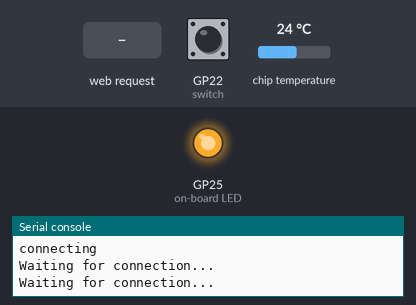
Recording of a program running on a simulated Raspberry Pi Pico running MicroPython. On the bench: output pins drawn as LEDs (lit = HIGH), the last lines printed to the serial console. The inputs (shaded band) are chosen by the test bench; at power-on: GP22 (switch) HIGH, chip temperature 24 °C. WiFi joins after 1.5 s.

Above: at 1.5 s.
At 15.6 s:
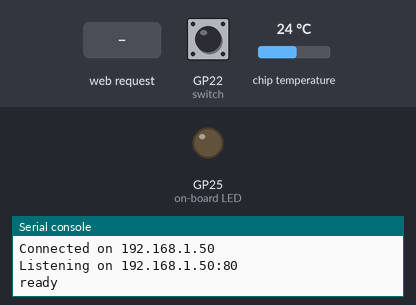
15.7 s: HTTP request GET / received
Timing chart, 0 to 18.7 s (numbered marks = the images above; inputs shaded):
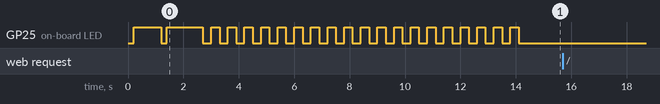

The program:

door_sensor.py
```python
import network
import socket
from time import sleep
from picozero import pico_temp_sensor, pico_led
import machine
import json
import _thread
import select

switch = machine.Pin(22, machine.Pin.IN, machine.Pin.PULL_UP)

defaultPIs = [
    {
        "name": "[Pico] Dining room",
        "delay": 0.0,
        "mac": "28-CD-C1-0F-33-3A",
        "potentialIP": "192.168.1.111",
        "location": "House",
    },
    {
        "name": "[Pico] Living room",
        "delay": 0.0,
        "mac": "28-CD-C1-0F-31-62",
        "potentialIP": "192.168.1.241",
        "location": "House",
    },
    {
        "name": "[Pico] Back door",
        "delay": 0.0,
        "mac": "28-CD-C1-0F-34-5E",
        "potentialIP": "192.168.1.191",
        "location": "House",
    },
    {
        "name": "[Pico] Front door",
        "delay": 0.0,
        "mac": "28-CD-C1-0F-2B-25",
        "potentialIP": "192.168.1.75",
        "location": "House",
    },
    # {
    #     "name": "[Pico] Claude's door",
    #     "delay": 0.3,
    #     "mac": "28-CD-C1-0F-2B-26",
    #     "potentialIP": "192.168.1.76",
    #     'location': 'Stables',
    # },
    {
        "name": "[Pico] Front door",
        "delay": 0.0,
        "mac": "28-CD-C1-0F-2B-79",
        "potentialIP": "192.168.0.195",
        "location": "Stables",
    },
    {
        "name": "[Pico] Back door",
        "delay": 0.3,
        "mac": "28-CD-C1-0F-34-CE",
        "potentialIP": "192.168.0.235",
        'location': 'Stables',
    },
    {
        "name": "[Pico] Shed door",
        "delay": 0.3,
        "mac": "28-CD-C1-0F-2B-42",
        "potentialIP": "192.168.1.120",
        'location': 'Shed',
    },
    {
        "name": "[Pico] Garage door",
        "delay": 0.3,
        "mac": "28-CD-C1-0F-33-F4",
        "potentialIP": "192.168.1.105",
        'location': 'Garage',
    },
]


relays = [
    {
        "name": "[Pico] Shed alarm",
        "mac": "28-CD-C1-0F-34-B1",
        "potentialIP": "192.168.1.84",
        "location": "Shed",
    },
]

# ssid = "Millfarm-House-LongRange"
# password = "hARMLTPd7caeHf"
ssid = "BT-P8A5PT"
password = "hARMLTPd7caeHf"


def find_device(mac_address, devices):
    for device in devices:
        if device["mac"] == mac_address:
            return device
    return None


def connect():
    print("connecting")
    wlan = network.WLAN(network.STA_IF)
    wlan.active(True)
    wlan.config(pm=0xA11140)
    wlan.connect(ssid, password)
    while not wlan.isconnected():
        sleep(0.2)
        pico_led.on()
        print("Waiting for connection...")
        sleep(1)
        pico_led.off()
    # Retrieve network configuration
    config = wlan.ifconfig()
    gateway = config[2]  # Gateway is the third element in the tuple
    mac = wlan.config("mac")
    # Format MAC address
    mac_address = "-".join("%02x" % b for b in mac).upper()
    print("my mac : ", mac_address)
    deviceInfo = find_device(mac_address, defaultPIs)
    if deviceInfo:
        print("found my mac")
        # Configure with static IP, subnet mask, gateway, and gateway (DNS)
        wlan.ifconfig((deviceInfo["potentialIP"], config[1], config[2], config[3]))
    ip = wlan.ifconfig()[0]
    print(f"Connected on {ip}")
    return ip


def open_socket(ip):
    address = (ip, 80)
    connection = socket.socket()
    connection.bind(address)
    connection.listen(5)
    print(f"Listening on {ip}:80")
    return connection


def serve(connection):
    blink_light_range(20)
    print("ready")
    while True:
        try:
            client, addr = connection.accept()
            print("Connection from", addr)
            handle_client(client)
        except KeyboardInterrupt:
            print("Server stopped by user")
            break
        except Exception as e:
            print("Error in serve:", e)


def handle_client(client):
    try:
        request = client.recv(1024)
        print ("handling request")
        temperature = pico_temp_sensor.temp
        door_state = "open" if switch.value() else "closed"
        data = {"door_state": door_state, "temperature": temperature}
        response = json.dumps(data)
        print("sending response")
        # Set a timeout for sending data
        # Adjust the timeout value as needed
        client.send("HTTP/1.1 200 OK\r\n")
        client.send("Content-Type: application/json\r\n\r\n")
        client.send(response)
        print("closing connection")
    except Exception as e:
        print("Error handling client:", e)
    finally:
        client.close()
    return True


def light_control():
    print("started light control")
    while True:
        val = switch.value()
        if val == 1:
            pico_led.on()
        else:
            pico_led.off()
        sleep(0.1)


def blink_light():
    while True:
        pico_led.on()
        sleep(0.3)
        pico_led.off()
        sleep(0.3)


def blink_light_range(ran):
    for i in range(ran):
        pico_led.on()
        sleep(0.3)
        pico_led.off()
        sleep(0.3)


def main():
    ip = connect()
    connection = open_socket(ip)
    serve(connection)
    # _thread.start_new_thread(serve, (connection,))
    # light_control()


try:
    main()
except Exception as e:
    print("Error:", e)
    blink_light()
```
